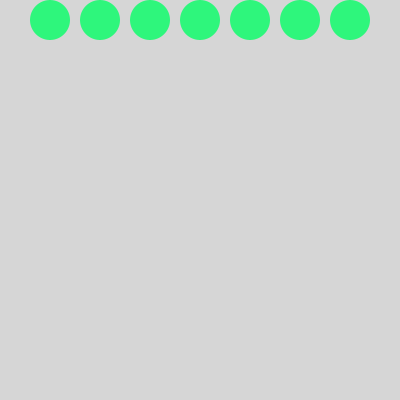
Frame 1 (no input)
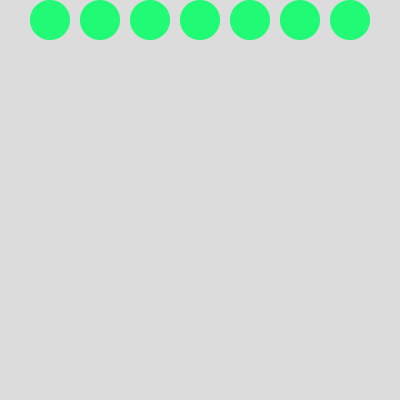
Frame 60 (the mouse pressed at the canvas centre just before this capture)
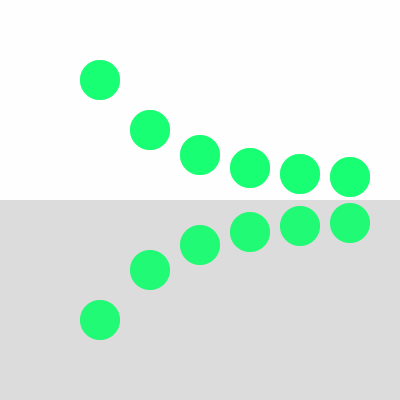
Frame 120 (the mouse held since frame 60 and released just before this capture)

The Processing sketch that drew these frames (run headless with seeded random() and noise(); from frame 60 on, the mouse is pressed at the canvas centre):

// Processing sketch: processing_40785
// ── processing_40785.pde


void setup() {
  size(400, 400);
  smooth();
  noStroke();
}

void draw() {
  // set a white background with transparency
  fill(255, 100);
  rect(0, 0, 400, 400);

  // draw the floor
  fill(200, 100);
  rect(0, mouseY, 400, 601);

  // draw the ellipses
  fill(0, 255, 100, 200);
  ellipse(350, 180-mouseX/64-200+mouseY, 40, 40);
  ellipse(350, 220+mouseX/64-200+mouseY, 40, 40);
  ellipse(300, 180-mouseX/32-200+mouseY, 40, 40);
  ellipse(300, 220+mouseX/32-200+mouseY, 40, 40);
  ellipse(250, 180-mouseX/16-200+mouseY, 40, 40);
  ellipse(250, 220+mouseX/16-200+mouseY, 40, 40);
  ellipse(200, 180-mouseX/8-200+mouseY, 40, 40);
  ellipse(200, 220+mouseX/8-200+mouseY, 40, 40);
  ellipse(150, 180-mouseX/4-200+mouseY, 40, 40);
  ellipse(150, 220+mouseX/4-200+mouseY, 40, 40);
  ellipse(100, 180-mouseX/2-200+mouseY, 40, 40);
  ellipse(100, 220+mouseX/2-200+mouseY, 40, 40);
  ellipse(50, 180-mouseX-200+mouseY, 40, 40);
  ellipse(50, 220+mouseX-200+mouseY, 40, 40);
}
